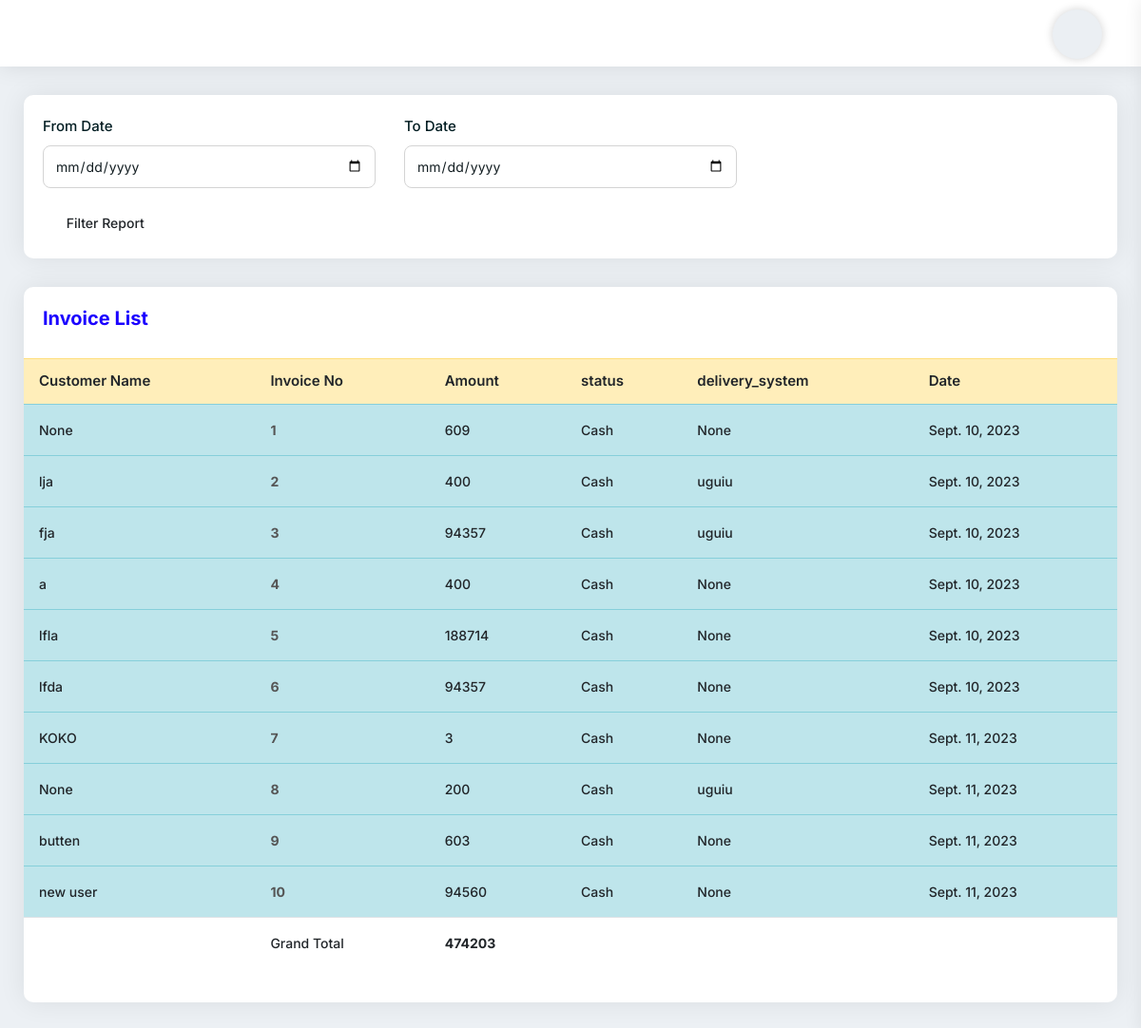
Before: /SaleInvoiceReportFilter/ with the older database file.
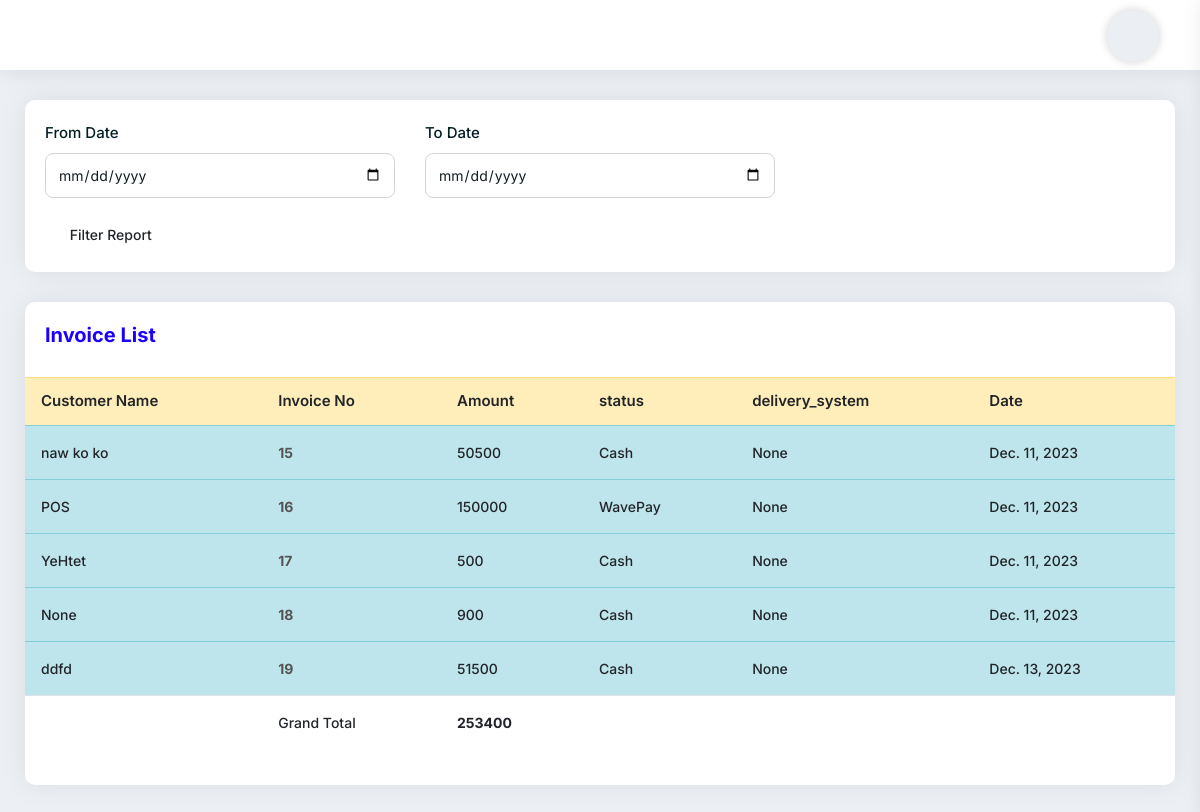
After: the same page with the newer database file.
### myapp/models.py (models this page shows, shortened)
class Order(models.Model):
    cart = models.OneToOneField(Cart, on_delete=models.CASCADE)
    ordered_by = models.CharField(max_length=255,null=True, blank=True)
    shipping_address = models.CharField(max_length=255, null=True, blank=True)
    mobile = models.CharField(max_length=255,null=True, blank=True)
    email = models.EmailField(null=True, blank=True)
    subtotal = models.PositiveIntegerField()
    discount = models.PositiveIntegerField(default=0)
    total = models.PositiveIntegerField()
    tax = models.PositiveIntegerField()
    delivery_fee = models.IntegerField(default=0)
    delivery_system = models.ForeignKey(DeliverySystem, on_delete=models.CASCADE, blank=True,null=True)
    all_total = models.PositiveIntegerField()
    all_total_delivery = models.IntegerField(default=0)
    ordered_staus = models.CharField(max_length=255, choices=STATUS, default='Cash')
    payment = models.CharField(max_length=225, choices=PAYMENT_TYPE, default='Cash')
    deli_payment = models.BooleanField(default=False)
    created_at = models.DateField(auto_now_add=True)

class DeliverySystem(models.Model):
    delivery_name = models.CharField(max_length=225)
    def __str__(self):
        return self.delivery_name

### myapp/views.py (the view, shortened to what this page needs)
# urls.py: path('SaleInvoiceReportFilter/', SaleInvoiceReportFilter.as_view(), name='SaleInvoiceReportFilter'),
class SaleInvoiceReportFilter(View):
    def get(self,request):
        queryset = Order.objects.all()
        deli = DeliverySystem.objects.all()
        sum = queryset.aggregate(Sum('all_total'))['all_total__sum']
        context={'queryset':queryset,'sum':sum,'deli':deli}
        return render(request, 'salereportfilter.html', context)

### templates/salereportfilter.html (shortened to what this page needs)
{% extends 'base.html' %}
{% block content %}
<div class="pd-20 card-box mb-30">
    <form action="{% url 'myapp:SaleInvoiceReportFilter' %}" method="post">{% csrf_token %}
        <div class="row">
            <div class="col-md-4 col-sm-12">
                <div class="form-group">
                    <label>From Date</label>
                    <input type="date" name="fromdate" class="form-control">
                </div>
            </div>
            <div class="col-md-4 col-sm-12">
                <div class="form-group">
                    <label>To Date</label>
                    <input type="date" name="todate" class="form-control">
                </div>
            </div>
        </div>
        <button
                type="submit"
                class="btn btn-sm"
                data-bgcolor="#00b489"
                data-color="#ffffff"
        >
            <i class="icon-copy dw dw-filter-1"></i>Filter Report
        </button>
    </form>
</div>
<div class="card-box mb-30">
    <div class="pd-20">
        <h4 class="text-blue h4">Invoice List</h4>
    </div>
    <div class="pb-20">
        <table
                class="table hover data-table-export nowrap"
        >
            <thead>
            <tr class="table-warning">
                <th class="table-plus datatable-nosort">Customer Name</th>
                <th>Invoice No</th>
                <th>Amount</th>
                <th>status</th>
                <th>delivery_system</th>
                <th>Date</th>
            </tr>
            </thead>
            <tbody>
            {% for p in queryset %}
            <tr class="table-info">
                <td class="table-plus">{{p.ordered_by}}</td>
                <td><a href="{% url 'myapp:InvoiceDetailView' p.id%}"><strong>{{p.id}}</strong></a></td>
                <td>{{p.all_total_delivery}}</td>
                <td>{{p.payment}}</td>
                <td>{{p.delivery_system}}</td>
                <td>{{p.created_at}}</td>
            </tr>
            {% endfor %}
            </tbody>
            <tfoot>
            <tr>
                <td></td>
                <td>Grand Total</td>
                <td><strong>{{sum}}</strong></td>
                <td></td>
                <td></td>
                <td></td>
            </tr>
            </tfoot>
        </table>
    </div>
</div>
{% endblock content %}

### templates/base.html (shortened to what this page needs)
{% load static %}
<!DOCTYPE html>
<html>
	<head>
		<link rel="stylesheet" type="text/css" href="{% static 'vendors/styles/core.css' %}" />
		<link
			rel="stylesheet"
			type="text/css"
			href="{% static 'vendors/styles/icon-font.min.css' %}"
		/>
		<link
			rel="stylesheet"
			type="text/css"
			href="{% static 'src/plugins/datatables/css/dataTables.bootstrap4.min.css' %}"
		/>
		<link
			rel="stylesheet"
			type="text/css"
			href="{% static 'src/plugins/datatables/css/responsive.bootstrap4.min.css' %}"
		/>
		<link rel="stylesheet" type="text/css" href="{% static 'vendors/styles/style.css' %}" />
	</head>
	<body>
		<div class="header">
			<div class="header-left">
				<div class="menu-icon bi bi-list"></div>
			</div>
			<div class="header-right">
				<div class="dashboard-setting user-notification">
					<div class="dropdown">
						<a
							class="dropdown-toggle no-arrow"
							href="javascript:;"
							data-toggle="right-sidebar"
						>
							<i class="dw dw-settings2"></i>
						</a>
					</div>
				</div>
				<div class="user-info-dropdown">
					<div class="dropdown">
						<a
							class="dropdown-toggle"
							href="#"
							role="button"
							data-toggle="dropdown"
						>
							<span class="user-icon">
							</span>
						</a>
					</div>
				</div>
			</div>
		</div>
		<div class="main-container">
			<div class="pd-ltr-20 xs-pd-20-10">
				<div class="min-height-200px">
					{% block content %}{% endblock content %}
				</div>
			</div>
		</div>
	</body>
</html>

Changed rows visible on the page:
removed Order: ordered_by "None", id "1", all_total_delivery "609", payment "Cash", delivery_system "None", created_at "Sept. 10, 2023"
removed Order: ordered_by "lja", id "2", all_total_delivery "400", payment "Cash", delivery_system "uguiu", created_at "Sept. 10, 2023"
removed Order: ordered_by "fja", id "3", all_total_delivery "94357", payment "Cash", delivery_system "uguiu", created_at "Sept. 10, 2023"
removed Order: ordered_by "a", id "4", all_total_delivery "400", payment "Cash", delivery_system "None", created_at "Sept. 10, 2023"
removed Order: ordered_by "lfla", id "5", all_total_delivery "188714", payment "Cash", delivery_system "None", created_at "Sept. 10, 2023"
removed Order: ordered_by "lfda", id "6", all_total_delivery "94357", payment "Cash", delivery_system "None", created_at "Sept. 10, 2023"
removed Order: ordered_by "KOKO", id "7", all_total_delivery "3", payment "Cash", delivery_system "None", created_at "Sept. 11, 2023"
removed Order: ordered_by "None", id "8", all_total_delivery "200", payment "Cash", delivery_system "uguiu", created_at "Sept. 11, 2023"
removed Order: ordered_by "butten", id "9", all_total_delivery "603", payment "Cash", delivery_system "None", created_at "Sept. 11, 2023"
removed Order: ordered_by "new user", id "10", all_total_delivery "94560", payment "Cash", delivery_system "None", created_at "Sept. 11, 2023"
added Order: ordered_by "naw ko ko", id "15", all_total_delivery "50500", payment "Cash", delivery_system "None", created_at "Dec. 11, 2023"
added Order: ordered_by "POS", id "16", all_total_delivery "150000", payment "WavePay", delivery_system "None", created_at "Dec. 11, 2023"
added Order: ordered_by "YeHtet", id "17", all_total_delivery "500", payment "Cash", delivery_system "None", created_at "Dec. 11, 2023"
added Order: ordered_by "None", id "18", all_total_delivery "900", payment "Cash", delivery_system "None", created_at "Dec. 11, 2023"
added Order: ordered_by "ddfd", id "19", all_total_delivery "51500", payment "Cash", delivery_system "None", created_at "Dec. 13, 2023"
Other visible differences:
{{ sum }}: "474203" → "253400"
